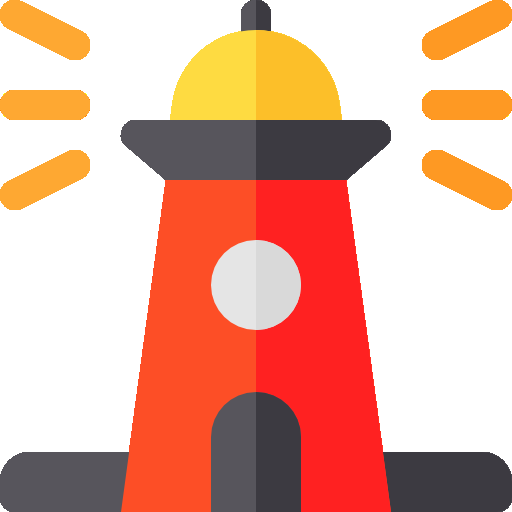
#> input picture task2final/Dataset1/Training/png/001-lighthouse.png, 512 x 512 px; its folder holds 4 pictures in this run
$ jupyter execute --allow-errors Task2.ipynb   (shell and % lines are left out)
#> lines starting #> are read from the running program, lines starting #| are printed output that depends on the picture
[cell 1]
import matplotlib, cv2
import numpy as np
import matplotlib.pyplot as plt
from matplotlib.backends.backend_agg import FigureCanvasAgg as FigureCanvas
from matplotlib.figure import Figure
import glob
import math
import time
from scipy import ndimage

[cell 2]
def show(img):
    plt.imshow(cv2.cvtColor(img, cv2.COLOR_GRAY2RGB))

[cell 3]
def load_training_images(n):
#> called with n = 50
        images = np.full([n], None)
        names = np.full([n], str)
        i = 0
        for name in glob.glob('dataset1/training/png/*.png'):
            images[i] = cv2.cvtColor(cv2.imread(name), cv2.COLOR_BGR2RGB)
            names[i] = name[26:len(name)-4]
            i += 1
        return [images, names]

[cell 4]
def generate_pyramids(templates):
    n = len(templates)
#> n = 50
    octaves = 3
    spo = 2 # scales per octave
    nscales = (octaves * spo) + 1
    template_size = 512
    scale_factor = (1 /(2 ** (1 / spo)))
    sigma = round(scale_factor / math.pi, 2)
    pyramids = np.full((n), np.array)

    for i in range(n):
        pyramid = np.full((nscales), np.array)
        for j in range(nscales):
            if j == 0:
                pyramid[0] = cv2.cvtColor(templates[i], cv2.COLOR_RGB2GRAY)
                size = template_size
            else:
                size = round(size * scale_factor)
                temp = cv2.GaussianBlur(pyramid[j - 1], [0, 0], sigmaX = sigma)
                pyramid[j] = cv2.resize(temp, [size, size])
        pyramids[i] = pyramid
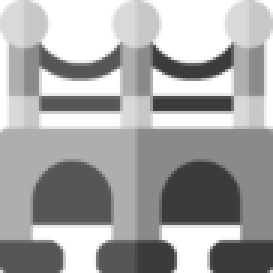
#> temp: shape (91, 91) (shown 3 times larger); min 59, max 255, mean 166.5

    return pyramids
